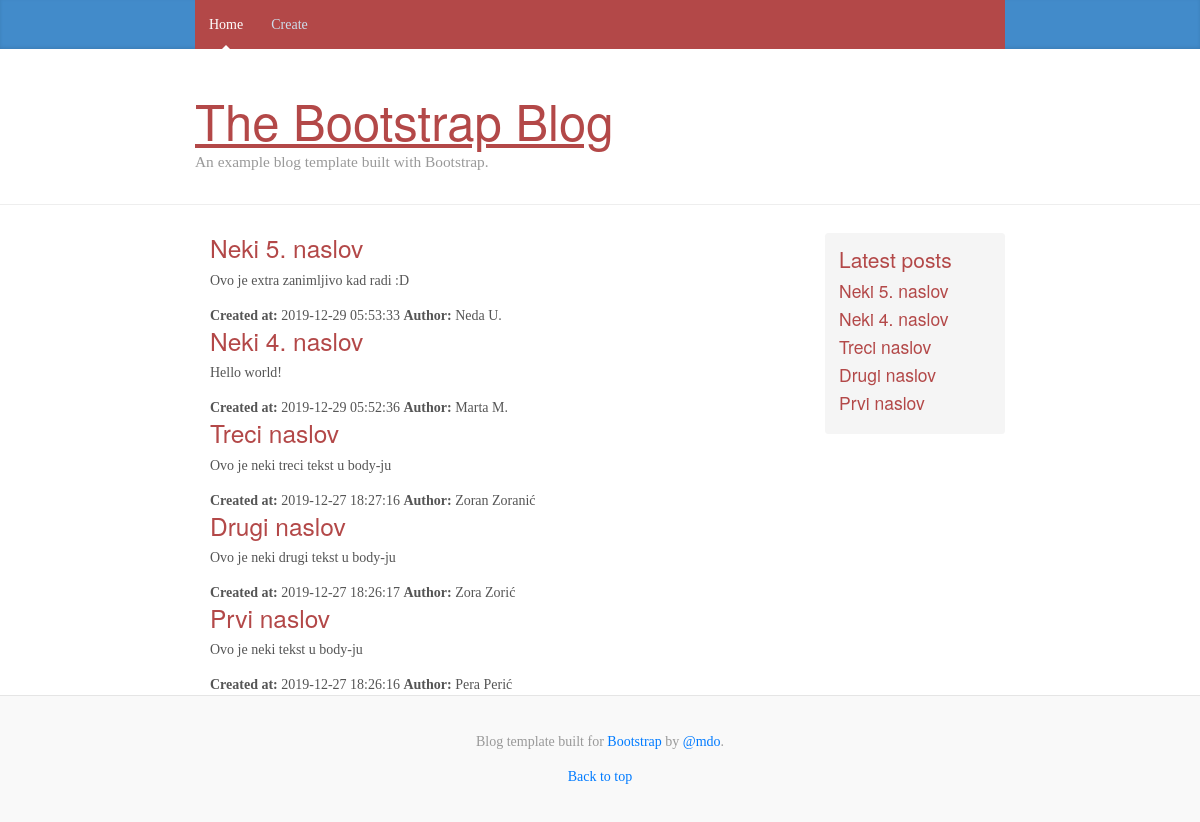
The page / on the database its author committed.
### tables this page shows
CREATE TABLE `posts` (
  `id` int(11) NOT NULL,
  `title` varchar(100) NOT NULL,
  `body` text NOT NULL,
  `author` varchar(70) NOT NULL,
  `created_at` datetime NOT NULL DEFAULT current_timestamp()
);

### posts.php (the view, shortened to what this page needs)
<!doctype html>
<html lang="en">
<head>
    <link rel="stylesheet" href="https://maxcdn.bootstrapcdn.com/bootstrap/4.0.0-beta.2/css/bootstrap.min.css">
    <link href="styles/blog.css" rel="stylesheet">
    <link href="styles/styles.css" rel="stylesheet">
</head>
<body>
    <?php include_once('header.php'); ?>
    <main role="main" class="container">
        <div class="row">
            <div class="col-sm-10 blog-main">
                <?php
                include('sqlconnection.php');
                $sql = "SELECT id, title, body, author, created_at FROM posts ORDER BY created_at DESC";
                $statement = $connection->prepare($sql);
                $statement->execute();
                $statement->setFetchMode(PDO::FETCH_ASSOC);
                $posts = $statement->fetchAll();
                foreach ($posts as $post) {
                ?>
                    <div class="posts-wp">
                        <a href="single_post.php?id=<?php echo $post['id']; ?>">
                            <h3> <?php echo $post['title']; ?> </h3>
                        </a>
                        <p><?php echo ($post["body"]) ?> </p>
                        <div> <strong>Created at: </strong> <?php echo ($post['created_at']) ?> <strong>Author: </strong> <?php echo ($post['author']) ?>
                        </div>
                    </div>
                <?php
                };
                ?>
            </div>
        </div>
    </main>
</body>
</html>

### index.php (shortened to what this page needs)
<!doctype html>
<html lang="en">
<head>
    <link rel="stylesheet" href="https://maxcdn.bootstrapcdn.com/bootstrap/4.0.0-beta.2/css/bootstrap.min.css">
    <link href="styles/blog.css" rel="stylesheet">
    <link href="styles/styles.css" rel="stylesheet">
</head>
<body>
    <?php include('header.php'); ?>
    <main role="main" class="container">
        <div class="row">
            <div class="col-sm-9 blog-main">
                <?php include 'posts.php'; ?>
            </div>
            <?php include('sidebar.php'); ?>
        </div>
    </main>
    <?php include('footer.php'); ?>
</body>
</html>

### header.php
<header>
    <div class="blog-masthead">
        <div class="container">
            <nav class="nav">
                <a class="nav-link active" href="./index.php">Home</a>
                <a class="nav-link" href="./create.php">Create</a>
            </nav>
        </div>
    </div>
    <div class="blog-header">
        <div class="container">
            <h1 class="blog-title">The Bootstrap Blog</h1>
            <p class="lead blog-description">An example blog template built with Bootstrap.</p>
        </div>
    </div>
</header>

### sidebar.php
<aside class="col-sm-3 ml-sm-auto blog-sidebar">
    <div class="sidebar-module sidebar-module-inset">
        <h4>Latest posts</h4>
        <?php
        include('sqlconnection.php');
        $sql = "SELECT title, id FROM posts ORDER BY created_at DESC";
        $statement = $connection->prepare($sql);
        $statement->execute();
        $titles = $statement->fetchAll();
        $i = 0;
        foreach ($titles as $title) {
            if (isset($title['title'])) {
        ?>
                <a href="single_post.php?id=<?php echo $title['id']; ?>">
                    <h5 class="sidebar-title"> <?php echo $title['title']; ?> </h5>
                </a>
        <?php
                if ($i++ == 4) break;
            }
        }
        ?>
    </div>
</aside>

### footer.php
<footer class="blog-footer">
    <p>Blog template built for <a href="https://getbootstrap.com/">Bootstrap</a> by <a href="https://twitter.com/mdo">@mdo</a>.</p>
    <p>
        <a href="#">Back to top</a>
    </p>
</footer>

### styles/blog.css (style rules this page uses)
@media (min-width: 48em) { html { font-size: 18px; } }
body { font-family: Georgia, "Times New Roman", Times, serif; color: #555; }
h1, .h1, h2, .h2, h3, .h3, h4, .h4, h5, .h5, h6, .h6 { font-family: "Helvetica Neue", Helvetica, Arial, sans-serif; font-weight: 400; color: #333; }
.container { max-width: 60rem; }
.blog-masthead { margin-bottom: 3rem; background-color: #428bca; box-shadow: inset 0 -.1rem .25rem rgba(0,0,0,.1); }
.nav-link { position: relative; padding: 1rem; font-weight: 500; color: #cdddeb; }
.nav-link.active { color: #fff; }
.nav-link.active::after { position: absolute; bottom: 0; left: 50%; width: 0; height: 0; margin-left: -.3rem; vertical-align: middle; content: ""; border-right: .3rem solid transparent; border-bottom: .3rem solid; border-left: .3rem solid transparent; }
.blog-header { padding-bottom: 1.25rem; margin-bottom: 2rem; border-bottom: .05rem solid #eee; }
.blog-title { margin-bottom: 0; font-size: 2rem; font-weight: 400; }
.blog-description { font-size: 1.1rem; color: #999; }
@media (min-width: 40em) { .blog-title { font-size: 3.5rem; } }
.sidebar-module { padding: 1rem; }
.sidebar-module-inset { padding: 1rem; background-color: #f5f5f5; border-radius: .25rem; }
.blog-footer { padding: 2.5rem 0; color: #999; text-align: center; background-color: #f9f9f9; border-top: .05rem solid #e5e5e5; }
.blog-footer p:last-child { margin-bottom: 0; }

### styles/styles.css (style rules this page uses)
html { font-size: 14px !important; }
.nav { background-color: #b34848 !important; }
h1, .h1, h2, .h2, h3, .h3, h4, .h4, h5, .h5, h6, .h6 .blog-post-title { color: #b34848 !important; }
.blog-title, .sidebar-title:hover { text-decoration: underline !important; }

### rows shown on the page
posts: title "Neki 5. naslov", body "Ovo je extra zanimljivo kad radi :D", created_at "2019-12-29 05:53:33", author "Neda U."
posts: title "Neki 4. naslov", body "Hello world!", created_at "2019-12-29 05:52:36", author "Marta M."
posts: title "Treci naslov", body "Ovo je neki treci tekst u body-ju", created_at "2019-12-27 18:27:16", author "Zoran Zoranić"
posts: title "Drugi naslov", body "Ovo je neki drugi tekst u body-ju", created_at "2019-12-27 18:26:17", author "Zora Zorić"
posts: title "Prvi naslov", body "Ovo je neki tekst u body-ju", created_at "2019-12-27 18:26:16", author "Pera Perić"
